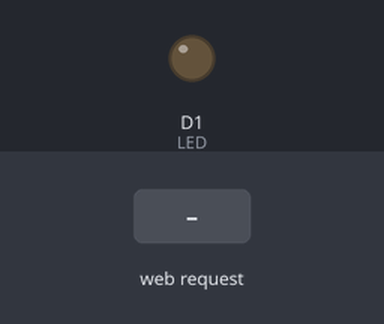
Bench run of a sketch on a simulated ESP8266 (NodeMCU). On the bench: output pins drawn as LEDs (lit = HIGH). Dashed ring = blinking. Inputs (shaded band) come from the test bench. WiFi joins after 1.5 s; servers stay silent unless stated; what the sketch prints to the serial monitor is not drawn.

Above: at 2.7 s.
2.8 s: HTTP request GET /ledOn received
At 3.2 s:
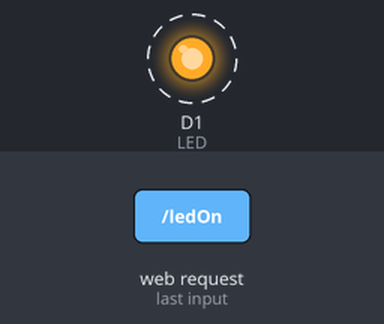
8.8 s: HTTP request GET /ledOff received
At 9.8 s:
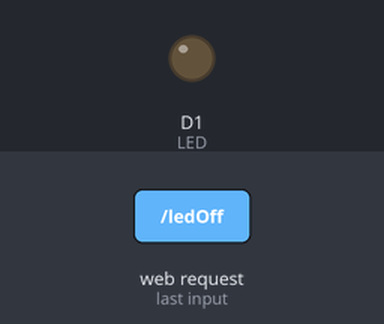
Timing chart, 0 to 11.8 s (numbered marks = the images above; inputs shaded):
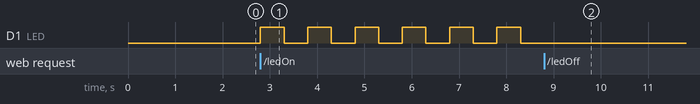

The sketch:

KontrolBlinkLED.ino
```cpp
#include <ESP8266WiFi.h>
#include <WiFiClient.h>

//ESP Web Server Library to host a web page
#include <ESP8266WebServer.h>

//---------------------------------------------------------------
//Our HTML webpage contents in program memory
const char MAIN_page[] PROGMEM = R"=====(
<!DOCTYPE html>
<html>
<body>
<style>
h1 {
  color : blue;
  font-family : Montserrat;
  }
a {
  font: bold 11px Montserrat;
  text-decoration: none;
  background-color: orange;
  color: white;
  padding: 2px 6px 2px 6px;
  border-top: 1px solid #CCCCCC;
  border-right: 1px solid #333333;
  border-bottom: 1px solid #333333;
  border-left: 1px solid #CCCCCC;
}
p{font-family : Sans-serif;
  }
</style>
<center>
<h1>Kontrol LED Berkedip</h1><br>
<a href="ledOn" class="button">LED ON</a><br>
<a href="ledOff" class="button">LED OFF</a><br>
<p>Website ini digunakan untuk melakukan kendali LED, klik "LED ON" untuk menyalakan lampu<br>klik "LED OFF" untuk matikan Lampu</p>
<hr>
<a href="https://indobot.co.id">Dyaz Alfarino</a>
</center>

</body>
</html>
)=====";
//---------------------------------------------------------------
//On board LED Connected to GPIO2
#define LED D1

//SSID and Password of your WiFi router
const char* ssid = "ANOS";
const char* password = "alfarino13";

//Declare a global object variable from the ESP8266WebServer class.
ESP8266WebServer server(80); //Server on port 80

bool KondisiLED;

//===============================================================
// This routine is executed when you open its IP in browser
//===============================================================
void handleRoot() {
Serial.println("You called root page");
String s = MAIN_page; //Read HTML contents
server.send(200, "text/html", s); //Send web page
}

void handleLEDon() {
Serial.println("LED on page");
KondisiLED = true;
server.send(200, "text/html", "LED is ON"); //Send ADC value only to client ajax request
}

void handleLEDoff() {
Serial.println("LED off page");
KondisiLED = false;
server.send(200, "text/html", "LED is OFF"); //Send ADC value only to client ajax request
}
//==============================================================
// SETUP
//==============================================================
void setup(void){
Serial.begin(115200);

WiFi.begin(ssid, password); //Connect to your WiFi router
Serial.println("");
KondisiLED = false;

//Onboard LED port Direction output
pinMode(LED,OUTPUT);
//Power on LED state off
digitalWrite(LED,LOW);

// Wait for connection
while (WiFi.status() != WL_CONNECTED) {
delay(500);
Serial.print(".");
}

//If connection successful show IP address in serial monitor
Serial.println("");
Serial.print("Connected to ");
Serial.println(ssid);
Serial.print("IP address: ");
Serial.println(WiFi.localIP()); //IP address assigned to your ESP

server.on("/", handleRoot); //Which routine to handle at root location. This is display page
server.on("/ledOn", handleLEDon); //as Per <a href="ledOn">, Subroutine to be called
server.on("/ledOff", handleLEDoff);

server.begin(); //Start server
Serial.println("HTTP server started");
}
//==============================================================
// LOOP
//==============================================================
void loop(void){
server.handleClient(); //Handle client requests
if (KondisiLED) {
    digitalWrite(LED, HIGH);   // Nyalakan LED
    delay(500);                // Tunggu 500ms
    digitalWrite(LED, LOW);    // Matikan LED
    delay(500);                // Tunggu 500ms
  }else{
    digitalWrite(LED,LOW);
  }
}
```

Measured:
- after the input at 2.8 s, D1 (LED): alternates HIGH for 0.50 s and LOW for 0.50 s, starting at once
- after the input at 8.8 s, D1 (LED): stops changing and stays LOW
